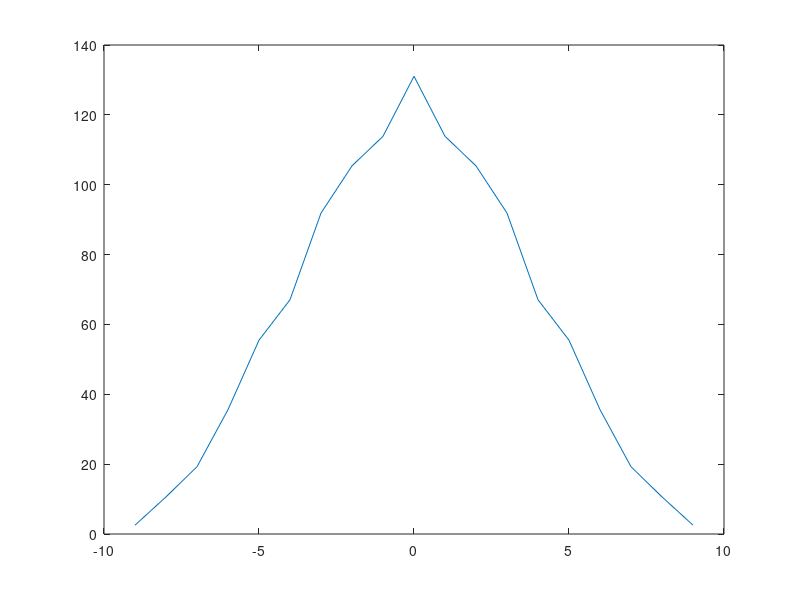
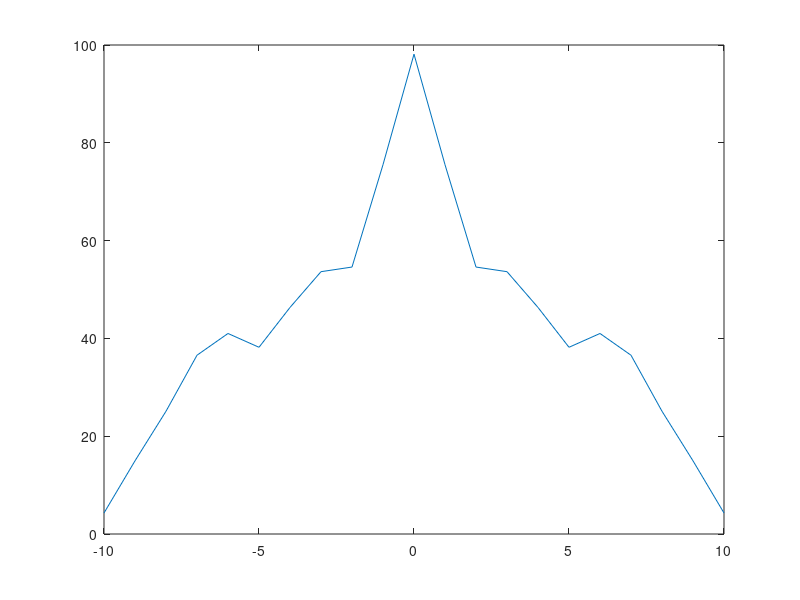

These figures' MATLAB source, in order:
clear all;
close all;

seq1 = [104.89 163.15 171.04 344.55 241.31 185.75 282.58 147.97 209.41 79.19];
seq1 = seq1.* pi/180;


[corr1 dom1]= xcorr(seq1);

plot(dom1, corr1);

seq2 = [115.84 114.84 248.44 213.38 123.12 154.90 140.20 12.75 149.65 303.48 121.65];
seq2 = seq2.* pi/180;


[corr2 dom2]= xcorr(seq2);
figure();
plot(dom2, corr2);
